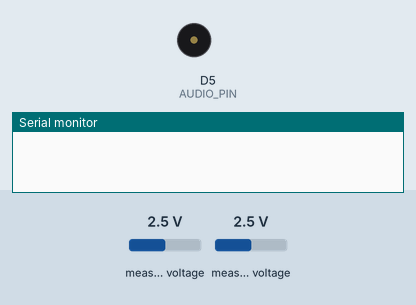
This sketch was run on a simulated ESP8266 (Wemos D1 mini). Parts: buzzer (waves = sounding), the last lines printed to the serial monitor. The test bench sets the inputs (shaded band); at power-on: measured voltage 2.5 V.

Above: at 0.0 s.
At 1.9 s:
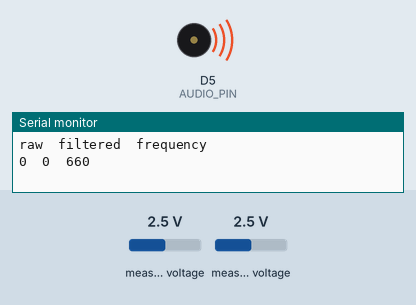
Timing chart, 0 to 3.4 s (numbered marks = the images above):
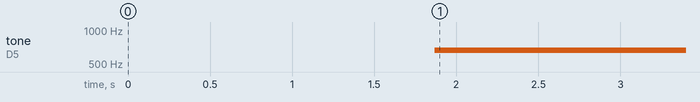

Measured:
- by itself, tone on D5 (AUDIO_PIN): silent → 660 Hz at 1.9 s

The sketch:

code.ino
```cpp
#include <Wire.h>
#include <Adafruit_ADS1X15.h>

Adafruit_ADS1115 ads;

// ===============================
// PIN AUDIO
// ===============================
const int AUDIO_PIN = 14;   // GPIO14 = D5 su NodeMCU/Wemos

// ===============================
// CONFIG LETTURA
// ===============================
const int NUM_SAMPLES = 20;
const int READ_DELAY_MS = 80;

// Da regolare dopo aver visto il grafico
int rawMin = -500;
int rawMax = 500;

// Frequenza audio
int freqMin = 120;
int freqMax = 1200;

// Filtro per stabilizzare il segnale
float filteredRaw = 0;
float filterAmount = 0.90;

// ===============================
// SETUP
// ===============================
void setup() {
  Serial.begin(115200);
  delay(1000);

  Wire.begin(D2, D1); // SDA = D2, SCL = D1

  if (!ads.begin()) {
    Serial.println("ADS1115 non trovato");
    while (1) {
      delay(1000);
    }
  }

  ads.setGain(GAIN_SIXTEEN); // più sensibile: +/-0.256V

  pinMode(AUDIO_PIN, OUTPUT);

  delay(500);

  // Intestazione per Serial Plotter
  Serial.println("raw\tfiltered\tfrequency");
}

// ===============================
// LOOP
// ===============================
void loop() {
  long sum = 0;

  for (int i = 0; i < NUM_SAMPLES; i++) {
    int16_t raw = ads.readADC_Differential_0_1();
    sum += raw;
    delay(2);
  }

  int rawAvg = sum / NUM_SAMPLES;

  filteredRaw = (filterAmount * filteredRaw) + ((1.0 - filterAmount) * rawAvg);
  int cleanRaw = (int)filteredRaw;

  int frequency = map(cleanRaw, rawMin, rawMax, freqMin, freqMax);
  frequency = constrain(frequency, freqMin, freqMax);

  tone(AUDIO_PIN, frequency);

  // Formato perfetto per il Serial Plotter
  Serial.print(rawAvg);
  Serial.print("\t");
  Serial.print(cleanRaw);
  Serial.print("\t");
  Serial.println(frequency);

  delay(READ_DELAY_MS);
}
```
